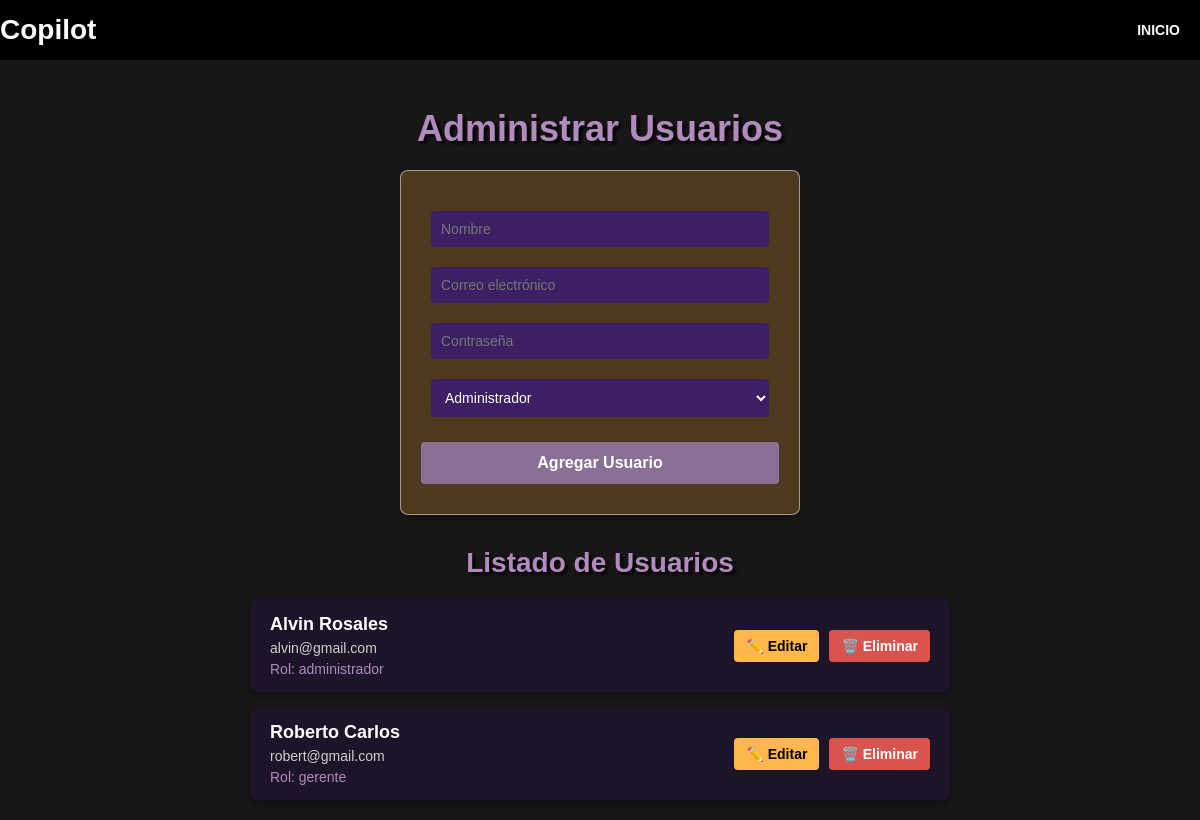
The app's page /pages/usuarios.php, older data.
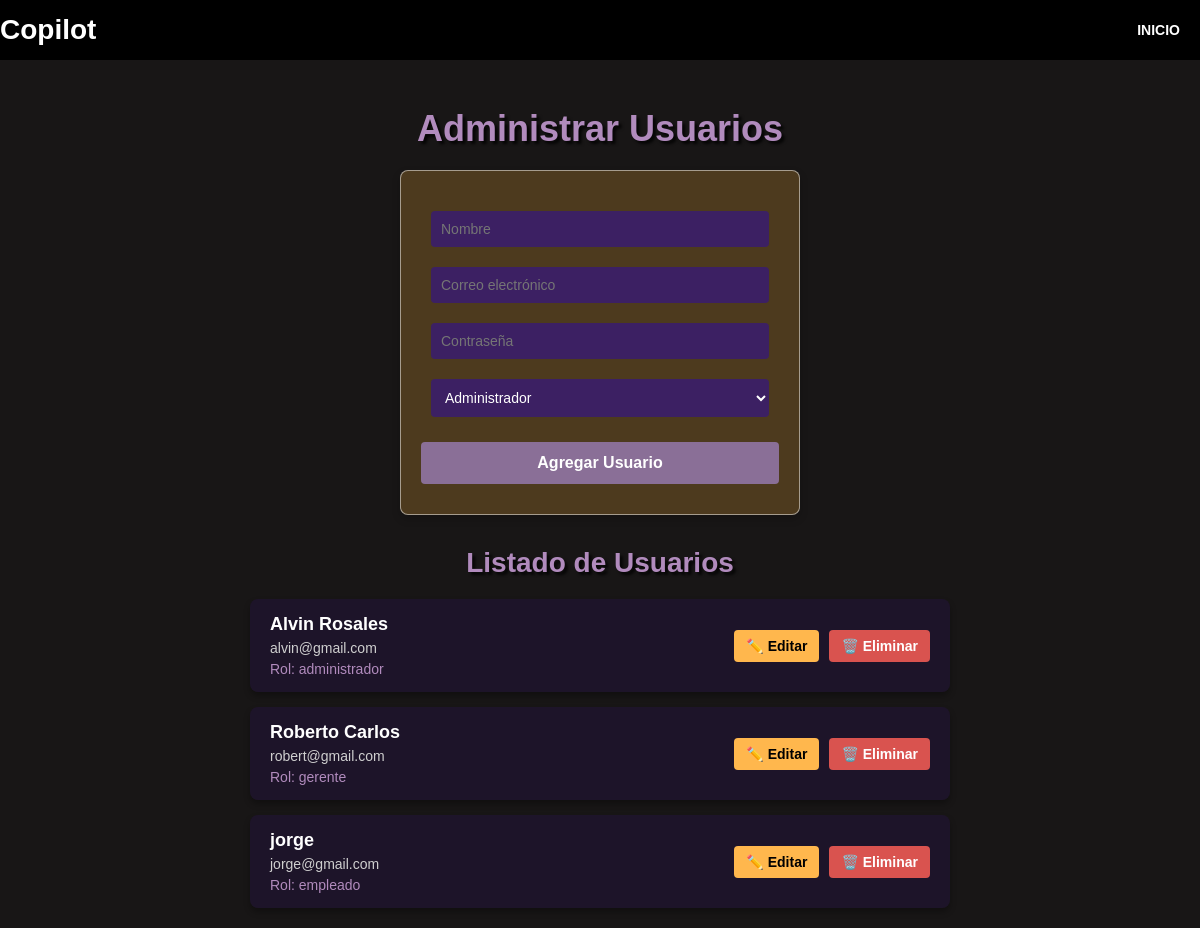
The same page, newer data.
### tables this page shows
CREATE TABLE `usuarios` (
  `id_usuario` int NOT NULL AUTO_INCREMENT,
  `nombre` varchar(100) NOT NULL,
  `email` varchar(100) NOT NULL,
  `contrasena` varchar(255) NOT NULL,
  `rol` enum('administrador','empleado','gerente') DEFAULT 'empleado',
  PRIMARY KEY (`id_usuario`),
  UNIQUE KEY `email` (`email`)
);

### functions/gestionar.php (called while the page is built, shortened)
<?php
include_once(__DIR__ . '/../config.php');
function obtenerUsuarios() {
    global $conexion;
    $result = $conexion->query("SELECT id_usuario, nombre, email, rol FROM usuarios");
    return $result->fetch_all(MYSQLI_ASSOC);
}
?>

### pages/usuarios.php (the view, shortened to what this page needs)
<?php
include_once '../config.php';
include_once '../functions/gestionar.php';
$usuarios = obtenerUsuarios();
?>
<!DOCTYPE html>
<html lang="es">
<head>
    <link rel="stylesheet" href="../assets/css/usuarios.css?v=1.0">
    <link rel="stylesheet" href="../assets/css/app.css">
    <link rel="stylesheet" href="../assets/css/grid.css">
</head>
<body>
    <header class="nav-wrapper">
            <div class="nav">
                <a href="../index.php" class="logo">Copilot</a>
                <ul class="nav-menu">
                    <li><a href="../index.php">Inicio</a></li>
                </ul>
            </div>
        </header>
        <br>
        <br>
        <br>
    <h1>Administrar <span class="letra">Usuarios</span></h1>
    <form method="post">
        <input type="text" name="nombre" placeholder="Nombre" required>
        <input type="email" name="email" placeholder="Correo electrónico" required>
        <input type="password" name="contrasena" placeholder="Contraseña" required>
        <select name="rol" required>
            <?php
            if ($_SESSION['rol'] == 'gerente') {
                echo '<option value="empleado">Empleado</option>';
            }
            else {
                echo '<option value="administrador">Administrador</option>';
            }
            ?>
        </select>
        <button type="submit">Agregar Usuario</button>
    </form>
    <br>
    <br>
    <h2>Listado de <span class="letra">Usuarios</span></h2>
    <div class="user-list">
        <?php foreach ($usuarios as $usuario): ?>
            <div class="user-card">
                <div class="user-info">
                    <p class="user-name"><?php echo $usuario['nombre']; ?></p>
                    <p class="user-email"><?php echo $usuario['email']; ?></p>
                    <p class="user-role">Rol: <?php echo $usuario['rol']; ?></p>
                </div>
                <div class="user-actions">
                    <button class="edit-button" onclick="abrirModal(<?php echo $usuario['id_usuario']; ?>)">✏️ Editar</button>
                    <button class="delete-button" onclick="confirmDelete(<?php echo $usuario['id_usuario']; ?>)">🗑️ Eliminar</button>
                </div>
            </div>
        <?php endforeach; ?>
    </div>
</body>
</html>

Row changes from the older to the newer data that the page shows:
added usuarios: nombre "jorge", email "jorge@gmail.com", rol "empleado"
